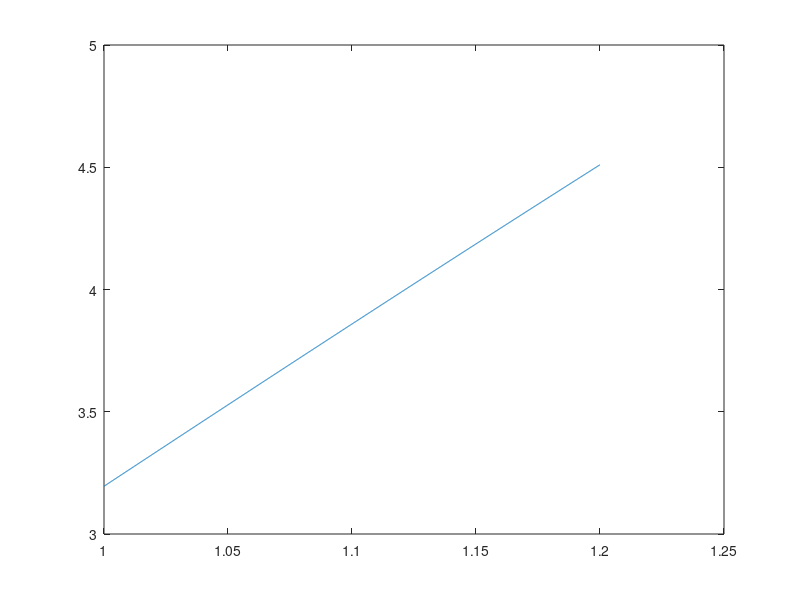

This chart was generated by the following MATLAB code:
clear all;
cd('D:\TuanShu');
Type='ZXX';     %ZZZ ZYY YZY
theta=(0:pi/2000:pi/2);
phi=(0:pi/2000:pi/2);
lam_f=(1:0.0001:1.2)';
lam_s=lam_f/2;
T=25;
QPMperiod=zeros(length(lam_f),1);
for i=1:length(lam_f)
            ax=3.0065;           
		    bx=0.03901;
		    cx=0.04251;    
            dx=-0.01327;
            nx_f=(ax+(bx)./(lam_f(i).^2-cx)+dx*lam_f(i).^2).^0.5 ;
            nx_s=(ax+(bx)./(lam_s(i).^2-cx)+dx*lam_s(i).^2).^0.5 ;        

            ay=3.0333;           
		    by=0.04154;
		    cy=0.04547;    
            dy=-0.01408;
            ny_f=(ay+(by)./(lam_f(i).^2-cy)+dy*lam_f(i).^2).^0.5 ;
            ny_s=(ay+(by)./(lam_s(i).^2-cy)+dy*lam_s(i).^2).^0.5 ;         

            az=3.3134;           
		    bz=0.05694;
		    cz=0.05658;    
            dz=-0.01682;
            nz_f=(az+(bz)./(lam_f(i).^2-cz)+dz*lam_f(i).^2).^0.5 ;
            nz_s=(az+(bz)./(lam_s(i).^2-cz)+dz*lam_s(i).^2).^0.5 ;
            
            
            
            
            
if strcmp(Type,'ZZZ')      
    ni=nz_s;
    nj=nz_f;
    nk=nz_f;
else if strcmp(Type,'ZYY')  %theta=90                              
    ni=nz_s;
    nj=ny_f;
    nk=ny_f;
else if strcmp(Type,'YZY')  
    ni=ny_s;
    nj=nz_f;
    nk=ny_f;    
else if strcmp(Type,'ZXX')  
    ni=nz_s;
    nj=nx_f;
    nk=nx_f;
else if strcmp(Type,'XXZ')     
    ni=nx_s;
    nj=nx_f;
    nk=nz_f;   
    end
        end
     end
    end
end

QPMperiod(i)=abs(lam_f(i)/(2*ni-nj-nk));

end

plot(lam_f,QPMperiod);
M=[lam_f QPMperiod];
dlmwrite('PPKTPQPMperiod.txt',M,'delimiter','\t','newline','pc');